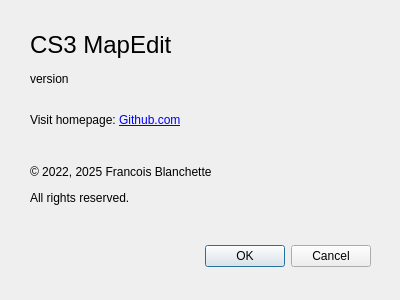
<?xml version="1.0" encoding="UTF-8"?>
<ui version="4.0">
 <class>DlgAbout</class>
 <widget class="QDialog" name="DlgAbout">
  <property name="geometry">
   <rect>
    <x>0</x>
    <y>0</y>
    <width>400</width>
    <height>300</height>
   </rect>
  </property>
  <property name="minimumSize">
   <size>
    <width>400</width>
    <height>300</height>
   </size>
  </property>
  <property name="maximumSize">
   <size>
    <width>400</width>
    <height>300</height>
   </size>
  </property>
  <property name="windowTitle">
   <string>About mapEdit</string>
  </property>
  <widget class="QDialogButtonBox" name="buttonBox">
   <property name="geometry">
    <rect>
     <x>30</x>
     <y>240</y>
     <width>341</width>
     <height>32</height>
    </rect>
   </property>
   <property name="orientation">
    <enum>Qt::Orientation::Horizontal</enum>
   </property>
   <property name="standardButtons">
    <set>QDialogButtonBox::StandardButton::Cancel|QDialogButtonBox::StandardButton::Ok</set>
   </property>
  </widget>
  <widget class="QLabel" name="label">
   <property name="geometry">
    <rect>
     <x>30</x>
     <y>30</y>
     <width>251</width>
     <height>31</height>
    </rect>
   </property>
   <property name="text">
    <string>&lt;html&gt;&lt;head/&gt;&lt;body&gt;&lt;p&gt;&lt;span style=&quot; font-size:18pt;&quot;&gt;CS3 MapEdit&lt;/span&gt;&lt;/p&gt;&lt;/body&gt;&lt;/html&gt;</string>
   </property>
  </widget>
  <widget class="QLabel" name="label_2">
   <property name="geometry">
    <rect>
     <x>30</x>
     <y>160</y>
     <width>341</width>
     <height>51</height>
    </rect>
   </property>
   <property name="text">
    <string>&lt;html&gt;&lt;head/&gt;&lt;body&gt;&lt;p&gt;© 2022, 2025 Francois Blanchette&lt;/p&gt;&lt;p&gt;All rights reserved.&lt;/p&gt;&lt;/body&gt;&lt;/html&gt;</string>
   </property>
  </widget>
  <widget class="QLabel" name="label_3">
   <property name="geometry">
    <rect>
     <x>260</x>
     <y>20</y>
     <width>111</width>
     <height>121</height>
    </rect>
   </property>
   <property name="text">
    <string/>
   </property>
   <property name="pixmap">
    <pixmap resource="mapedit.qrc">:/data/icons/CS3MapEdit-icon.png</pixmap>
   </property>
  </widget>
  <widget class="QLabel" name="sAppVersion">
   <property name="geometry">
    <rect>
     <x>30</x>
     <y>70</y>
     <width>191</width>
     <height>18</height>
    </rect>
   </property>
   <property name="text">
    <string>version</string>
   </property>
  </widget>
  <widget class="QLabel" name="label_4">
   <property name="geometry">
    <rect>
     <x>30</x>
     <y>110</y>
     <width>211</width>
     <height>21</height>
    </rect>
   </property>
   <property name="text">
    <string>&lt;html&gt;&lt;head/&gt;&lt;body&gt;&lt;p&gt;Visit homepage: &lt;a href=&quot;https://github.com/cfrankb/cs3-map-edit&quot;&gt;&lt;span style=&quot; text-decoration: underline; color:#0000ff;&quot;&gt;Github.com&lt;/span&gt;&lt;/a&gt;&lt;/p&gt;&lt;/body&gt;&lt;/html&gt;</string>
   </property>
   <property name="textFormat">
    <enum>Qt::TextFormat::AutoText</enum>
   </property>
   <property name="openExternalLinks">
    <bool>true</bool>
   </property>
  </widget>
 </widget>
 <resources>
  <include location="mapedit.qrc"/>
 </resources>
 <connections>
  <connection>
   <sender>buttonBox</sender>
   <signal>accepted()</signal>
   <receiver>DlgAbout</receiver>
   <slot>accept()</slot>
   <hints>
    <hint type="sourcelabel">
     <x>248</x>
     <y>254</y>
    </hint>
    <hint type="destinationlabel">
     <x>157</x>
     <y>274</y>
    </hint>
   </hints>
  </connection>
  <connection>
   <sender>buttonBox</sender>
   <signal>rejected()</signal>
   <receiver>DlgAbout</receiver>
   <slot>reject()</slot>
   <hints>
    <hint type="sourcelabel">
     <x>316</x>
     <y>260</y>
    </hint>
    <hint type="destinationlabel">
     <x>286</x>
     <y>274</y>
    </hint>
   </hints>
  </connection>
 </connections>
</ui>
